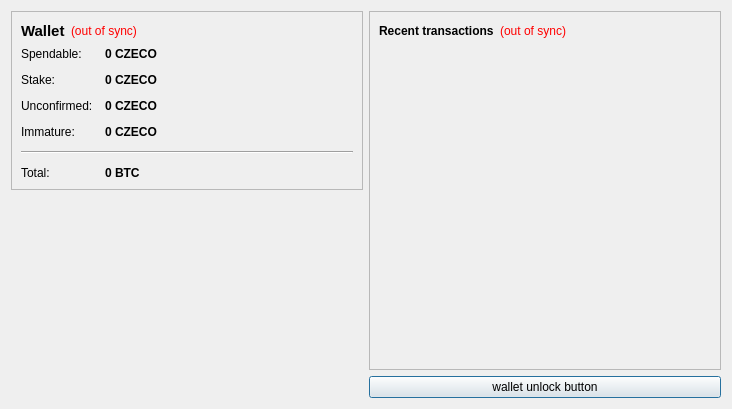
<?xml version="1.0" encoding="UTF-8"?>
<ui version="4.0">
 <class>OverviewPage</class>
 <widget class="QWidget" name="OverviewPage">
  <property name="geometry">
   <rect>
    <x>0</x>
    <y>0</y>
    <width>732</width>
    <height>409</height>
   </rect>
  </property>
  <property name="windowTitle">
   <string>Form</string>
  </property>
  <layout class="QHBoxLayout" name="horizontalLayout" stretch="0,0">
   <item>
    <layout class="QVBoxLayout" name="verticalLayout_2">
     <item>
      <widget class="QFrame" name="frame">
       <property name="frameShape">
        <enum>QFrame::StyledPanel</enum>
       </property>
       <property name="frameShadow">
        <enum>QFrame::Raised</enum>
       </property>
       <layout class="QVBoxLayout" name="verticalLayout_4">
        <item>
         <layout class="QHBoxLayout" name="horizontalLayout_4">
          <item>
           <widget class="QLabel" name="label_5">
            <property name="font">
             <font>
              <pointsize>11</pointsize>
              <weight>75</weight>
              <bold>true</bold>
             </font>
            </property>
            <property name="text">
             <string>Wallet</string>
            </property>
           </widget>
          </item>
          <item>
           <widget class="QLabel" name="labelWalletStatus">
            <property name="toolTip">
             <string>The displayed information may be out of date. Your wallet automatically synchronizes with the Czecoin network after a connection is established, but this process has not completed yet.</string>
            </property>
            <property name="styleSheet">
             <string notr="true">QLabel { color: red; }</string>
            </property>
            <property name="text">
             <string notr="true">(out of sync)</string>
            </property>
            <property name="alignment">
             <set>Qt::AlignLeading|Qt::AlignLeft|Qt::AlignVCenter</set>
            </property>
           </widget>
          </item>
          <item>
           <spacer name="horizontalSpacer_2">
            <property name="orientation">
             <enum>Qt::Horizontal</enum>
            </property>
            <property name="sizeHint" stdset="0">
             <size>
              <width>40</width>
              <height>20</height>
             </size>
            </property>
           </spacer>
          </item>
         </layout>
        </item>
        <item>
         <layout class="QFormLayout" name="formLayout_2">
          <property name="fieldGrowthPolicy">
           <enum>QFormLayout::AllNonFixedFieldsGrow</enum>
          </property>
          <property name="horizontalSpacing">
           <number>12</number>
          </property>
          <property name="verticalSpacing">
           <number>12</number>
          </property>
          <item row="0" column="0">
           <widget class="QLabel" name="label">
            <property name="text">
             <string>Spendable:</string>
            </property>
           </widget>
          </item>
          <item row="0" column="1">
           <widget class="QLabel" name="labelBalance">
            <property name="font">
             <font>
              <weight>75</weight>
              <bold>true</bold>
             </font>
            </property>
            <property name="cursor">
             <cursorShape>IBeamCursor</cursorShape>
            </property>
            <property name="toolTip">
             <string>Your current spendable balance</string>
            </property>
            <property name="text">
             <string notr="true">0 CZECO</string>
            </property>
            <property name="textInteractionFlags">
             <set>Qt::LinksAccessibleByMouse|Qt::TextSelectableByKeyboard|Qt::TextSelectableByMouse</set>
            </property>
           </widget>
          </item>
          <item row="1" column="0">
           <widget class="QLabel" name="label_6">
            <property name="text">
             <string>Stake:</string>
            </property>
           </widget>
          </item>
          <item row="1" column="1">
           <widget class="QLabel" name="labelStake">
            <property name="font">
             <font>
              <weight>75</weight>
              <bold>true</bold>
             </font>
            </property>
            <property name="cursor">
             <cursorShape>IBeamCursor</cursorShape>
            </property>
            <property name="toolTip">
             <string>Total of coins that was staked, and do not yet count toward the current balance</string>
            </property>
            <property name="text">
             <string notr="true">0 CZECO</string>
            </property>
            <property name="textInteractionFlags">
             <set>Qt::LinksAccessibleByMouse|Qt::TextSelectableByKeyboard|Qt::TextSelectableByMouse</set>
            </property>
           </widget>
          </item>
          <item row="2" column="0">
           <widget class="QLabel" name="label_3">
            <property name="text">
             <string>Unconfirmed:</string>
            </property>
           </widget>
          </item>
          <item row="2" column="1">
           <widget class="QLabel" name="labelUnconfirmed">
            <property name="font">
             <font>
              <weight>75</weight>
              <bold>true</bold>
             </font>
            </property>
            <property name="cursor">
             <cursorShape>IBeamCursor</cursorShape>
            </property>
            <property name="toolTip">
             <string>Total of transactions that have yet to be confirmed, and do not yet count toward the current balance</string>
            </property>
            <property name="text">
             <string notr="true">0 CZECO</string>
            </property>
            <property name="textInteractionFlags">
             <set>Qt::LinksAccessibleByMouse|Qt::TextSelectableByKeyboard|Qt::TextSelectableByMouse</set>
            </property>
           </widget>
          </item>
          <item row="3" column="0">
           <widget class="QLabel" name="labelImmatureText">
            <property name="text">
             <string>Immature:</string>
            </property>
           </widget>
          </item>
          <item row="3" column="1">
           <widget class="QLabel" name="labelImmature">
            <property name="font">
             <font>
              <weight>75</weight>
              <bold>true</bold>
             </font>
            </property>
            <property name="toolTip">
             <string>Mined balance that has not yet matured</string>
            </property>
            <property name="text">
             <string notr="true">0 CZECO</string>
            </property>
            <property name="textInteractionFlags">
             <set>Qt::LinksAccessibleByMouse|Qt::TextSelectableByKeyboard|Qt::TextSelectableByMouse</set>
            </property>
           </widget>
          </item>
          <item row="4" column="0" colspan="2">
           <widget class="Line" name="line">
            <property name="orientation">
             <enum>Qt::Horizontal</enum>
            </property>
           </widget>
          </item>
          <item row="5" column="0">
           <widget class="QLabel" name="labelTotalText">
            <property name="text">
             <string>Total:</string>
            </property>
           </widget>
          </item>
          <item row="5" column="1">
           <widget class="QLabel" name="labelTotal">
            <property name="font">
             <font>
              <weight>75</weight>
              <bold>true</bold>
             </font>
            </property>
            <property name="cursor">
             <cursorShape>IBeamCursor</cursorShape>
            </property>
            <property name="toolTip">
             <string>Your current total balance</string>
            </property>
            <property name="text">
             <string notr="true">0 BTC</string>
            </property>
            <property name="textInteractionFlags">
             <set>Qt::LinksAccessibleByMouse|Qt::TextSelectableByKeyboard|Qt::TextSelectableByMouse</set>
            </property>
           </widget>
          </item>
         </layout>
        </item>
       </layout>
      </widget>
     </item>
     <item>
      <spacer name="verticalSpacer_4">
       <property name="orientation">
        <enum>Qt::Vertical</enum>
       </property>
       <property name="sizeHint" stdset="0">
        <size>
         <width>20</width>
         <height>40</height>
        </size>
       </property>
      </spacer>
     </item>
     <item>
      <widget class="QLabel" name="label_2">
       <property name="text">
        <string/>
       </property>
       <property name="pixmap">
        <pixmap resource="../bitcoin.qrc">:/images/Wallet_Logo</pixmap>
       </property>
       <property name="alignment">
        <set>Qt::AlignCenter</set>
       </property>
      </widget>
     </item>
     <item>
      <spacer name="verticalSpacer">
       <property name="orientation">
        <enum>Qt::Vertical</enum>
       </property>
       <property name="sizeHint" stdset="0">
        <size>
         <width>20</width>
         <height>40</height>
        </size>
       </property>
      </spacer>
     </item>
    </layout>
   </item>
   <item>
    <layout class="QVBoxLayout" name="verticalLayout_3">
     <item>
      <widget class="QFrame" name="frame_2">
       <property name="frameShape">
        <enum>QFrame::StyledPanel</enum>
       </property>
       <property name="frameShadow">
        <enum>QFrame::Raised</enum>
       </property>
       <layout class="QVBoxLayout" name="verticalLayout">
        <item>
         <layout class="QHBoxLayout" name="horizontalLayout_2">
          <item>
           <widget class="QLabel" name="label_4">
            <property name="text">
             <string>&lt;b&gt;Recent transactions&lt;/b&gt;</string>
            </property>
           </widget>
          </item>
          <item>
           <widget class="QLabel" name="labelTransactionsStatus">
            <property name="toolTip">
             <string>The displayed information may be out of date. Your wallet automatically synchronizes with the Czecoin network after a connection is established, but this process has not completed yet.</string>
            </property>
            <property name="styleSheet">
             <string notr="true">QLabel { color: red; }</string>
            </property>
            <property name="text">
             <string notr="true">(out of sync)</string>
            </property>
            <property name="alignment">
             <set>Qt::AlignRight|Qt::AlignTrailing|Qt::AlignVCenter</set>
            </property>
           </widget>
          </item>
          <item>
           <spacer name="horizontalSpacer">
            <property name="orientation">
             <enum>Qt::Horizontal</enum>
            </property>
            <property name="sizeHint" stdset="0">
             <size>
              <width>40</width>
              <height>20</height>
             </size>
            </property>
           </spacer>
          </item>
         </layout>
        </item>
        <item>
         <widget class="QListView" name="listTransactions">
          <property name="styleSheet">
           <string notr="true">QListView { background: transparent; }</string>
          </property>
          <property name="frameShape">
           <enum>QFrame::NoFrame</enum>
          </property>
          <property name="verticalScrollBarPolicy">
           <enum>Qt::ScrollBarAlwaysOff</enum>
          </property>
          <property name="horizontalScrollBarPolicy">
           <enum>Qt::ScrollBarAlwaysOff</enum>
          </property>
          <property name="selectionMode">
           <enum>QAbstractItemView::NoSelection</enum>
          </property>
         </widget>
        </item>
       </layout>
      </widget>
     </item>
     <item>
      <widget class="QPushButton" name="unlockWalletButton">
       <property name="sizePolicy">
        <sizepolicy hsizetype="Minimum" vsizetype="Fixed">
         <horstretch>0</horstretch>
         <verstretch>0</verstretch>
        </sizepolicy>
       </property>
       <property name="maximumSize">
        <size>
         <width>16777214</width>
         <height>16777214</height>
        </size>
       </property>
       <property name="toolTip">
        <string/>
       </property>
       <property name="text">
        <string>wallet unlock button</string>
       </property>
       <property name="checkable">
        <bool>false</bool>
       </property>
       <property name="autoDefault">
        <bool>false</bool>
       </property>
       <property name="default">
        <bool>true</bool>
       </property>
       <property name="flat">
        <bool>false</bool>
       </property>
      </widget>
     </item>
    </layout>
   </item>
  </layout>
 </widget>
 <resources>
  <include location="../bitcoin.qrc"/>
 </resources>
 <connections/>
</ui>
